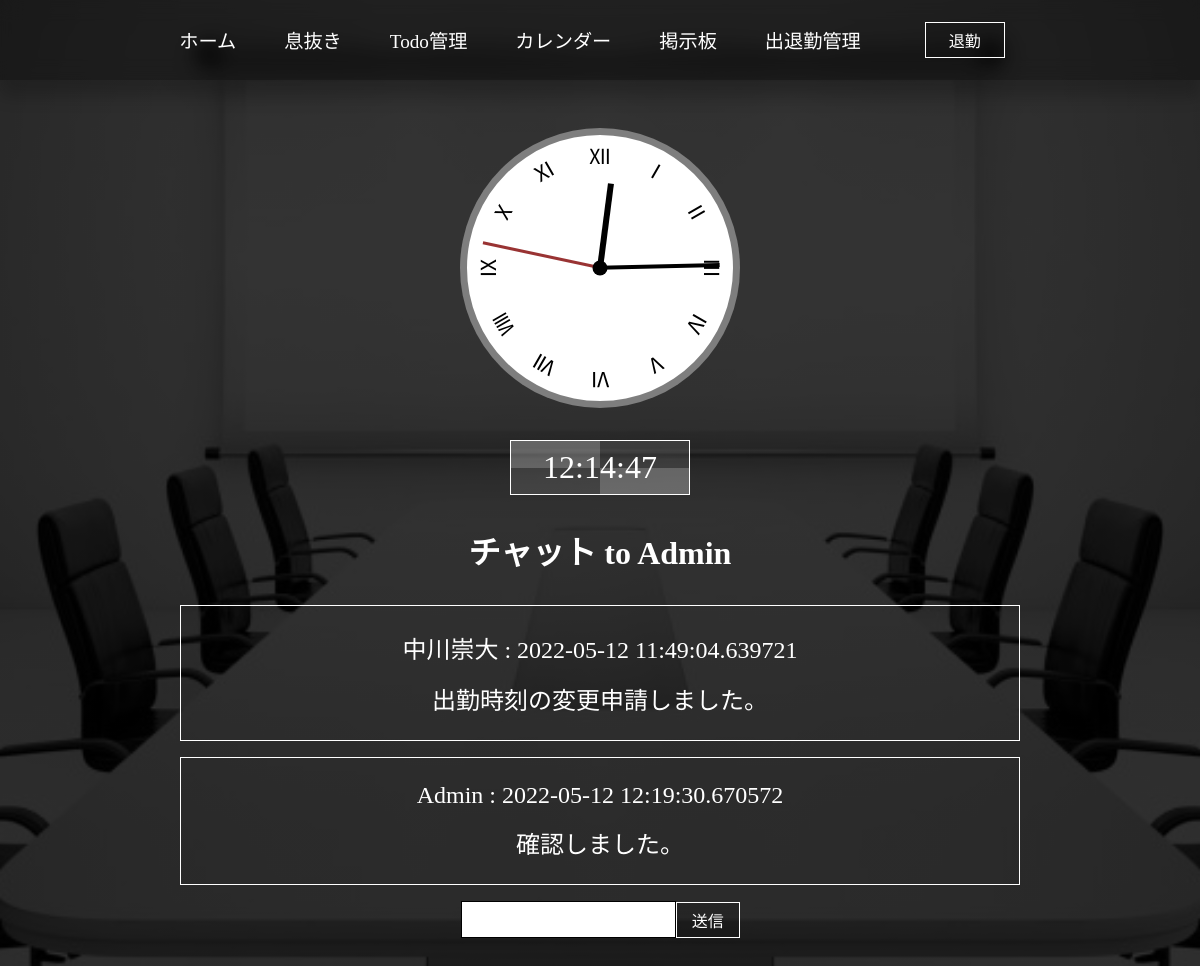
The app's page /chat/中川崇大/Admin with its own data.
### hello.py (models this page shows, shortened)
class Chat(db.Model):
    __tablename__ = 'chats'
    id = db.Column(db.Integer, primary_key=True)
    userfrom = db.Column(db.String(20), nullable=False)
    userto = db.Column(db.String(20), nullable=False)
    memo = db.Column(db.String(200), nullable=False)
    date_created = db.Column(db.DateTime, default=datetime.utcnow)

### hello.py (the view)
@app.route('/chat/<userfrom>/<userto>', methods=['GET', 'POST'])
def chat(userfrom, userto):
    if userfrom == userto:
        message = Chat.query.filter(Chat.userfrom == userfrom, Chat.userto == userfrom).all()
    else:
        message = Chat.query.filter(or_(Chat.userfrom == userfrom, Chat.userto == userfrom)).filter(or_(Chat.userfrom == userto, Chat.userto == userto)).all()
    return render_template('chat.html', message=message, username=userfrom, userto=userto)

### templates/chat.html
<header>
  <a href="/home/{{ username }}">ホーム</a>
  <a href="/game/{{ username }}">息抜き</a>
  <a href="/memo/{{ username }}">Todo管理</a>
  <a href="/history/{{ username }}">カレンダー</a>
  <a href="/board/{{ username }}">掲示板</a>
  <a href="/edit/{{ username }}">出退勤管理</a>
  <a href=""
    ><form action="/finish/{{ username }}" method="POST">
      <input type="submit" value="退勤" class="btn" />
    </form>
  </a>
</header>
{% extends "base.html" %} {% block content %}
<h1>チャット to {{ userto }}</h1>
{% if message|length < 1 %}
<h2 style="text-align: center">
  {{ userto }}さんにメッセージを送ってみましょう。
</h2>
{% else %} {% for msg in message %}
<div class="chat">
  <p>{{ msg.userfrom }} : {{ msg.date_created }}</p>
  <p>{{ msg.memo }}</p>
</div>
{% endfor %} {% endif %}
<form action="/chat_write/{{ username }}/{{ userto }}" method="POST">
  <input type="text" name="chat" class="form-text" />
  <input type="submit" value="送信" class="btn" />
</form>
{% endblock %}

### static/style.css (style rules this page uses)
* { margin: 0; padding: 0; box-sizing: border-box; text-decoration: none; }
html { color: rgb(255, 255, 255); justify-content: center; align-items: center; min-height: 50vh; background: rgba(245, 245, 245); max-width: 100%; width: auto; background: -webkit-gradient( linear, left top, left bottom, from(rgba(0, 0, 0, 0.5)), to(rgba(0, 0, 0, 0.5)) ), url(../static/background.jpg) no-repeat; background: linear-gradient(hsla(0, 0%, 0%, 0.8), rgba(0, 0, 0, 0.8)), url(../static/background.jpg) no-repeat; background-size: cover; background-position: center; background-attachment: fixed; overflow-x: hidden; margin-bottom: 3rem; }
body { display: grid; justify-items: center; }
header { top: 0; left: 0; right: 0; max-width: 100%; width: 100%; max-height: 10vh; display: flex; align-items: center; justify-content: center; background: rgba(0, 0, 0, 0.35); backdrop-filter: blur(10px); padding: 1rem; box-shadow: 0 1rem 1rem rgba(0, 0, 0, 0.2); }
header a { display: inline-block; color: white; font-size: 1.2rem; margin-right: 1.5rem; margin-left: 1.5rem; }
h1 { color: white; display: flex; justify-content: center; align-items: center; padding: 1rem; }
p { color: white; display: flex; justify-content: center; align-items: center; font-size: 1.5rem; padding: 0.5rem; }
a { display: inline-block; color: white; font-size: 1.2rem; margin-right: 1.5rem; margin-left: 1.5rem; }
form { color: white; display: flex; justify-content: center; align-items: center; padding: 1rem; font-size: 1.5rem; }
.btn { padding: 5px; width: 80px; background-color: rgba(0, 0, 0, 0.1); color: #ffffff; margin: 0 auto; font-size: 16px; border-radius: 0%; border: 1px solid white; }
.form-text { width: 100%; padding: 10px; border: 1px solid black; }
.chat { border: 1px solid white; padding: 1rem; margin-top: 1rem; max-width: 100%; width: 70%; }

### records on screen
Chat: userfrom "中川崇大", date_created "2022-05-12 11:49:04.639721", memo "出勤時刻の変更申請しました。"
Chat: userfrom "Admin", date_created "2022-05-12 12:19:30.670572", memo "確認しました。"

### other values on screen
{{ userto }} "Admin"
